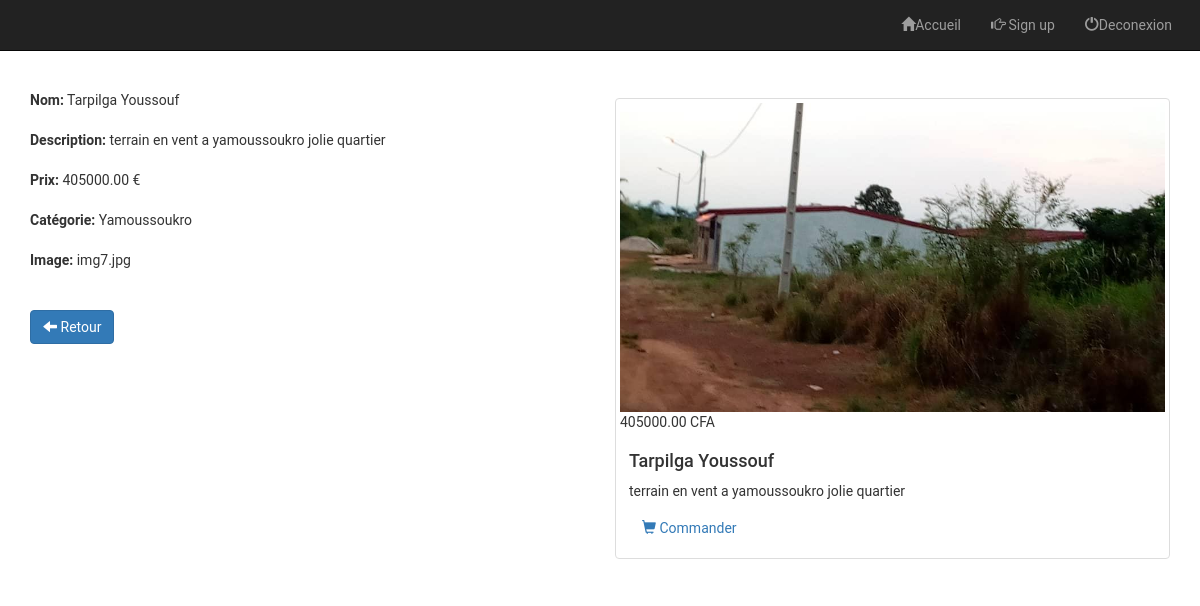
Page /admin/view.php?id=43 on the committed database.
### tables this page shows
CREATE TABLE `items` (
  `id` int(11) NOT NULL,
  `name` varchar(100) NOT NULL,
  `description` varchar(255) NOT NULL,
  `price` float NOT NULL,
  `image` varchar(255) NOT NULL,
  `category` int(11) NOT NULL
);

CREATE TABLE `categories` (
  `id` int(11) NOT NULL,
  `name` varchar(100) NOT NULL
);

### admin/view.php (the view, shortened to what this page needs)
<?php
    if(!empty($_GET['id']))
    {
        $id = checkInput($_GET['id']);
    }
    $db = Database::connect();
    $statement = $db->prepare("SELECT items.id, items.name, items.description, items.price, items.image, categories.name AS category FROM items LEFT JOIN categories ON items.category = categories.id WHERE items.id = ?");
    $statement->execute(array($id));
    $item = $statement->fetch();
    function checkInput($data)
    {
      $data = trim($data);
      $data = stripslashes($data);
      $data = htmlspecialchars($data);
      return $data;
    }
?>
<!DOCTYPE html>
<html lang="en">
    <head>
        <link rel="stylesheet" href="https://maxcdn.bootstrapcdn.com/bootstrap/3.3.6/css/bootstrap.min.css">
        <link href="../b.css" rel="stylesheet">
    </head>
    <body style="background-image: url('https://mdbootstrap.com/img/Photos/Others/architecture.jpg');background-attachment: fixed;background-repeat:  no-repeat;background-size:  cover;font-family: Roboto, serif;">
        <div>
        <?php include('../menu.php'); ?>
        </div>
        <div class="container admin">
            <div class="row">
               <div class="col-sm-6">
                    <h1><strong>Voir un item</strong></h1>
                    <br>
                    <form>
                      <div class="form-group">
                        <label>Nom:</label><?php echo '  '.$item['name'];?>
                      </div>
                      <div class="form-group">
                        <label>Description:</label><?php echo '  '.$item['description'];?>
                      </div>
                      <div class="form-group">
                        <label>Prix:</label><?php echo '  '.number_format((float)$item['price'], 2, '.', ''). ' €';?>
                      </div>
                      <div class="form-group">
                        <label>Catégorie:</label><?php echo '  '.$item['category'];?>
                      </div>
                      <div class="form-group">
                        <label>Image:</label><?php echo '  '.$item['image'];?>
                      </div>
                    </form>
                    <br>
                    <div class="form-actions">
                      <a class="btn btn-primary" href="index.php"><span class="glyphicon glyphicon-arrow-left"></span> Retour</a>
                    </div>
                </div>
                <div class="col-sm-6 site" style="padding-top: 7em;">
                    <div class="thumbnail">
                        <img src="<?php echo '../img/'.$item['image'];?>" alt="...">
                        <div class="price"><?php echo number_format((float)$item['price'], 2, '.', ''). ' CFA';?></div>
                          <div class="caption">
                            <h4><?php echo $item['name'];?></h4>
                            <p><?php echo $item['description'];?></p>
                            <a href="#" class="btn btn-order" role="button"><span class="glyphicon glyphicon-shopping-cart"></span> Commander</a>
                          </div>
                    </div>
                </div>
            </div>
        </div>
    </body>
</html>

### b.css (style rules this page uses)
body { margin: 0; padding: 0px; width: 100%; }

### rows in the picture
items: name "Tarpilga Youssouf", description "terrain en vent a yamoussoukro jolie quartier", price "405000.00", category.name "Yamoussoukro", image "img7.jpg", image (picture)
